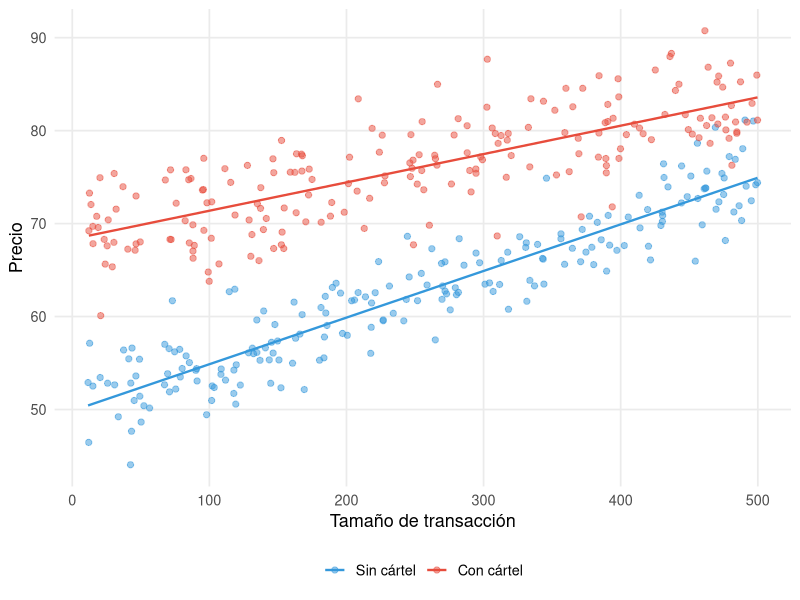
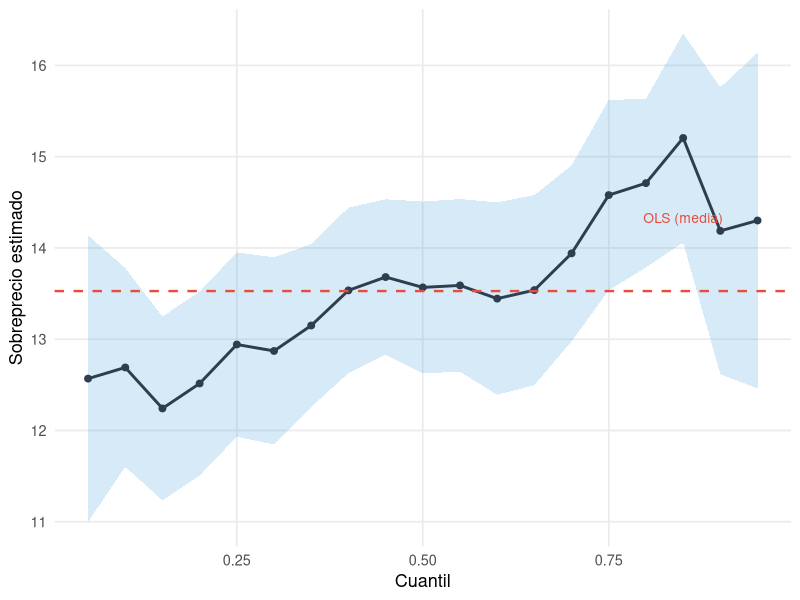

Recreate these plots in R, in order.
## ---- chunk 1
#| label: setup-ch15
#| include: false
library(tidyverse)
library(kableExtra)
library(quantreg)
## ---- chunk 2
#| label: fig-quantreg-intuicion
#| fig-cap: "Regresión cuantílica: el sobreprecio del cártel varía según el tamaño de la transacción. Los compradores pequeños pagan proporcionalmente más"
#| fig-width: 9
#| fig-height: 5.5

set.seed(1515)

n <- 400
tamano <- runif(n, 10, 500)   # tamaño de la transacción
cartel <- c(rep(0, 200), rep(1, 200))

# Efecto heterogéneo: compradores pequeños sufren más
efecto_cartel <- cartel * (18 - 0.02 * tamano + rnorm(n, 0, 2))
precio <- 50 + 0.05 * tamano + efecto_cartel + rnorm(n, 0, 3)

df_qr <- tibble(
  obs = 1:n,
  precio = round(precio, 2),
  tamano = round(tamano, 2),
  cartel = cartel
)

ggplot(df_qr, aes(x = tamano, y = precio, color = factor(cartel))) +
  geom_point(alpha = 0.5, size = 1.8) +
  geom_smooth(method = "lm", se = FALSE, linewidth = 0.8) +
  scale_color_manual(values = c("0" = "#3498db", "1" = "#e74c3c"),
                     labels = c("Sin cártel", "Con cártel")) +
  labs(x = "Tamaño de transacción", y = "Precio", color = NULL) +
  theme_minimal(base_size = 13) +
  theme(legend.position = "bottom", panel.grid.minor = element_blank())
## ---- chunk 3
#| label: tbl-quantreg-cuantiles
#| tbl-cap: "Sobreprecio estimado por cuantiles: el daño es mayor para los compradores más pequeños"

taus <- c(0.10, 0.25, 0.50, 0.75, 0.90)

resultados_qr <- map_dfr(taus, function(tau) {
  fit <- rq(precio ~ cartel + tamano, data = df_qr, tau = tau)
  tibble(
    Cuantil = tau,
    `Sobreprecio` = round(coef(fit)["cartel"], 2),
    `Coef. tamaño` = round(coef(fit)["tamano"], 4)
  )
})

resultados_qr |>
  knitr::kable(format = "pipe", align = c("r", "r", "r"))
## ---- chunk 4
#| label: fig-quantreg-coefs
#| fig-cap: "Coeficiente del cártel por cuantiles: la línea roja horizontal es la estimación OLS (efecto medio)"
#| fig-width: 8
#| fig-height: 5

taus_fine <- seq(0.05, 0.95, by = 0.05)
coefs_qr <- map_dfr(taus_fine, function(tau) {
  fit <- rq(precio ~ cartel + tamano, data = df_qr, tau = tau)
  se <- tryCatch(summary(fit, se = "nid")$coefficients["cartel", "Std. Error"],
                 error = function(e) NA_real_)
  tibble(tau = tau, coef = coef(fit)["cartel"], se = se)
})

ols_coef <- coef(lm(precio ~ cartel + tamano, data = df_qr))["cartel"]

ggplot(coefs_qr, aes(x = tau, y = coef)) +
  geom_ribbon(aes(ymin = coef - 1.96 * se, ymax = coef + 1.96 * se),
              fill = "#3498db", alpha = 0.2) +
  geom_line(color = "#2c3e50", linewidth = 1) +
  geom_point(color = "#2c3e50", size = 2) +
  geom_hline(yintercept = ols_coef, color = "#e74c3c", linetype = "dashed", linewidth = 0.8) +
  annotate("text", x = 0.85, y = ols_coef + 0.8, label = "OLS (media)",
           color = "#e74c3c", size = 3.5) +
  labs(x = "Cuantil", y = "Sobreprecio estimado") +
  theme_minimal(base_size = 13) +
  theme(panel.grid.minor = element_blank())
## ---- chunk 5
#| label: tbl-quantreg-sensibilidad
#| tbl-cap: "Sensibilidad: efecto del cártel bajo OLS y regresión cuantílica"

sens_qr <- tibble(
  Método = c("OLS (media)", "Mediana (q50)", "q10 (compradores baratos)", "q90 (compradores caros)"),
  Sobreprecio = c(
    round(coef(lm(precio ~ cartel + tamano, data = df_qr))["cartel"], 2),
    round(coef(rq(precio ~ cartel + tamano, data = df_qr, tau = 0.5))["cartel"], 2),
    round(coef(rq(precio ~ cartel + tamano, data = df_qr, tau = 0.1))["cartel"], 2),
    round(coef(rq(precio ~ cartel + tamano, data = df_qr, tau = 0.9))["cartel"], 2)
  )
)

sens_qr |>
  knitr::kable(format = "pipe", align = c("l", "r"))
